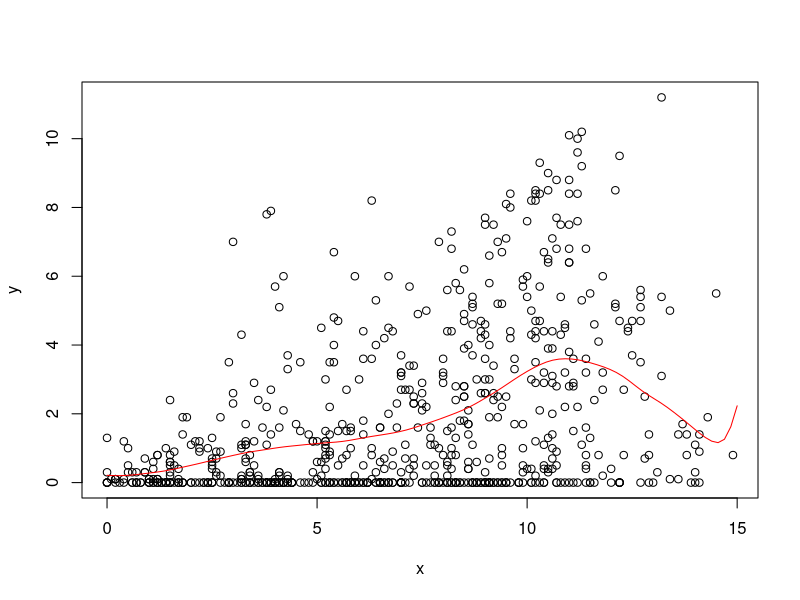
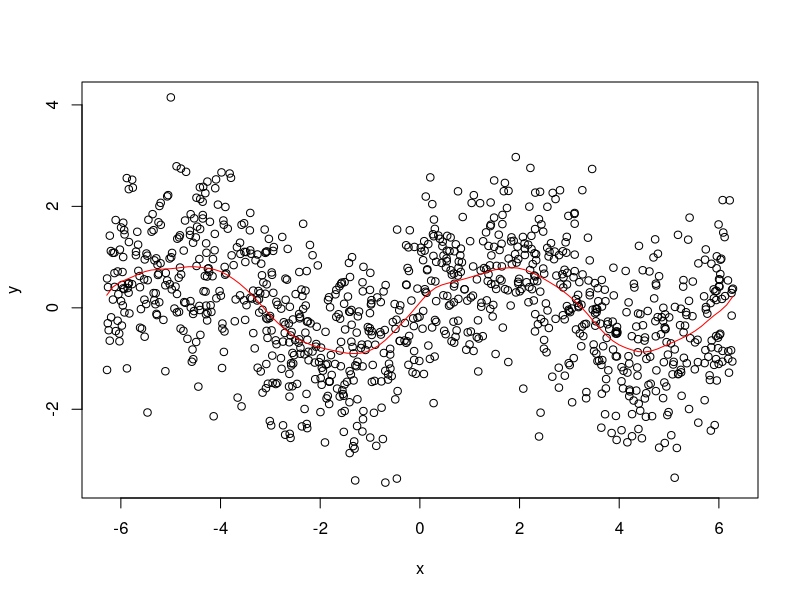

R code for these plots, in order: (Note: this script raises an error after producing the figures.)
# STAT-S 610
# LAB 4
# 2019-10-03
# https://jfukuyama.github.io/teaching/stat610/assignments/lab4.pdf

# --- functions --- #

#' @param x (numeric) vector of same length as y
#' @param y (numeric) vector of same length as y
#' @param z (numeric) vector, can be of a different length
#' @param omega (numeric) must be a scalar
#' @return (numeric) vector of the same length as z
llr = function(x, y, z, omega) {
  fits = sapply(z, compute_f_hat, x, y, omega)
  return(fits)
}

#' @param z (numeric) must be a scalar
#' @param x (numeric) vector of the same length as y
#' @param y (numeric) vector of the same length as x
#' @param omega (numeric) must be a scalar
#' @return (numeric) scalar
compute_f_hat = function(z, x, y, omega) {
  Wz = diag(make_weight_matrix(z, x, omega))
  X = make_predictor_matrix(x)
  n = nrow(X)
  A = sweep(X, 1, Wz, "*") 
  f_hat = c(1,z) %*% solve(t(X)%*% A) %*% t(X) %*% (Wz*y)
  return(f_hat)
}

#' @param z (numeric) must be a scalar
#' @param x (numeric) vector of arbitrary length
#' @param omega (numeric) must be a scalar
#' @return (numeric) a diagonal matrix
make_weight_matrix = function(z, x, omega) {
  r = abs(x - z) / omega  # this is a vector of the same length as x
  w = sapply(r, W)  # this is a vector of the same length as x and r
  Wz = diag(w)  # this is a diagonal matrix with elements from w
  return(Wz)
}

#' @param r (numeric) must be a scalar
#' @return (numeric) scalar
W = function(r) {
  if (abs(r) < 1) {
    return((1 - abs(r) ** 3) ** 3)
  } else {
    return(0)
  }
}

#' @param x (numeric) vector of arbitrary length
#' @return (numeric) matrix with 2 columns and rows equal to length of x
make_predictor_matrix = function(x) {
  n = length(x)
  return(cbind(rep(1, n), x))
}


# --- example 1 --- #

# get the data
data(french_fries, package = 'reshape2')
french_fries = na.omit(french_fries)

# input data
x = french_fries$potato
y = french_fries$buttery

# space along which to smooth
z = seq(0, 15, length.out = 100)

# run smoothing
fits = llr(z = z, x = x, y = y, omega = 2)

# plot the data and the smoother
plot(x, y)
lines(z, fits, col = 'red')


# --- example 2 --- #

# noisy sine wave
x = runif(1000, -2 * pi, 2 * pi)
y = sin(x) + rnorm(length(x))

# space along which to smooth
z = seq(-2 * pi, 2 * pi, length.out = 100)

# run smoothing
fits = llr(z = z, x = x, y = y, omega = pi / 3)

# plot the data and the smoother
plot(x, y)
lines(z, fits, col = 'red')

f_hat = c(1,z) %*% solve(t(X)%*% WzX) %*% t(X) %*% (Wz*y)
fhat_means=t(apply(f_hat,2,mean))
fhat_sds=t(apply(f_hat,2,sd))
fhat_T=sweep(sweep(f_hat,2,fhat_means,"-"),2,fhat_sds,"/")*10+50

### Use as example to compare apply vs sweep
my.matrix <- matrix(seq(1,9,1), nrow=3)
row.sums <- rowSums(my.matrix)
apply.matrix <- apply(X = my.matrix, MARGIN = 2, FUN = function (x) x/row.sums)
sweep.matrix <- sweep(x = my.matrix, MARGIN = 1, STATS = rowSums(my.matrix), FUN="/")
apply.matrix - sweep.matrix ## should be same matrix

###Attempt 2 at sweep function compare to Montse apply function above